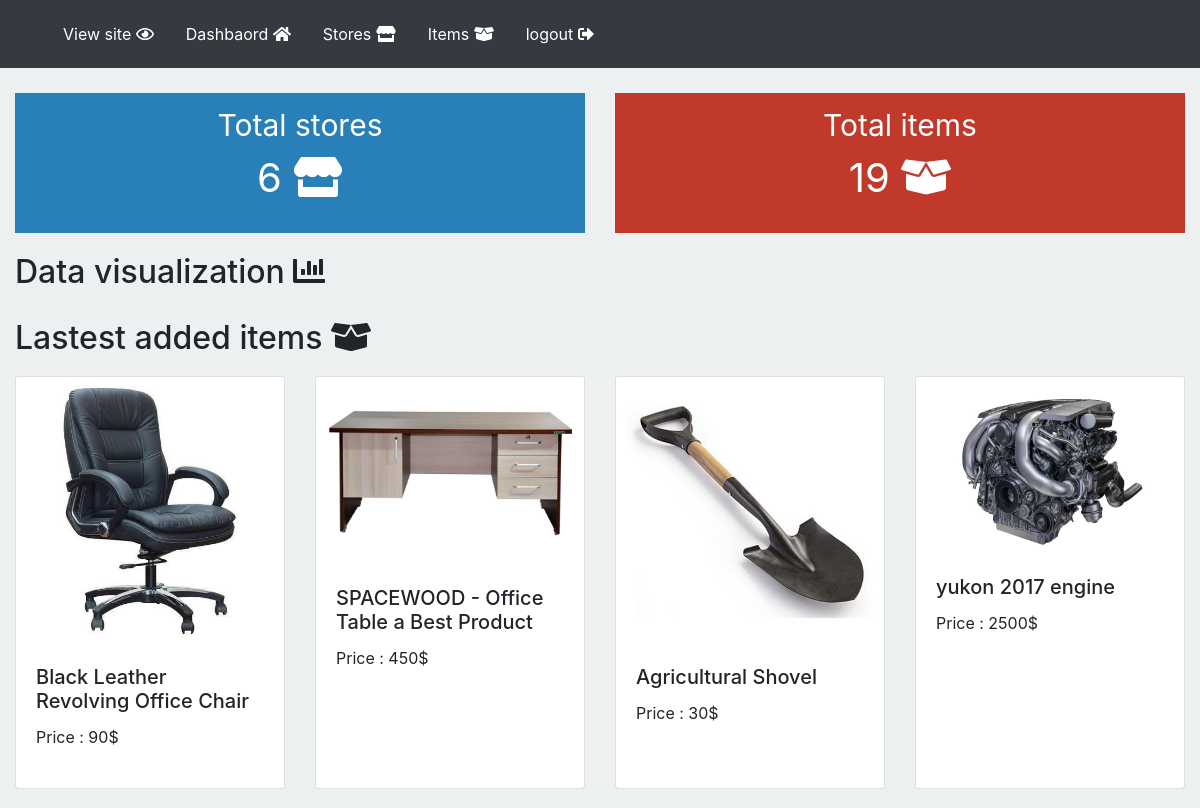
The app's page /Admin/dashboard.php (signed in) with its own data.
### tables this page shows
CREATE TABLE `item` (
  `ID` int(11) NOT NULL,
  `name` varchar(255) NOT NULL,
  `image` varchar(255) NOT NULL,
  `description` varchar(255) NOT NULL,
  `price` varchar(255) NOT NULL,
  `status` tinyint(11) NOT NULL DEFAULT 1,
  `store_ID` int(11) NOT NULL
);

### Admin/includes/functions/fun.php (called while the page is built, shortened)
<?php
function clacItems($item , $table){
    global $con;
    $stmt = $con->prepare(" SELECT $item FROM $table ");
$stmt->execute();
$count = $stmt->rowCount();
return $count;
}
?>

### Admin/dashboard.php (the view, shortened to what this page needs)
<?php
include 'connect.php';
include 'includes/functions/fun.php';
include 'includes/header.php';
include 'includes/navbar.php';
include 'classes/store.php';
?>
<link rel="stylesheet" type="text/css" href="layout/css/dashboard.css">
<div class="container-fluid stat">
    <div class="row">
        <div class="col-sm-6">
            <div class="stat-store">
                Total stores
                <br>
                <span>   <?php echo clacItems('ID' , 'store'); ?> <i class="fas fa-store"></i></span>
            </div>
        </div>
         <div class="col-sm-6">
             <div class="stat-item">
                Total items
                <br>
                <span><?php echo clacItems('ID' , 'item'); ?> <i class="fas fa-box-open"></i></span>
            </div>
        </div>
    </div>
</div>
<div class="container-fluid visualization">
      <h2>Data visualization <i class="fas fa-chart-bar"></i></h2>
</div>
<div class="container-fluid lastest">
     <h2>Lastest added items <i class="fas fa-box-open"></i></h2>
    <div class="row">
<?php
  $stmt = $con->prepare("SELECT * FROM `item` ORDER BY `ID` DESC LIMIT 4");
  $stmt->execute();
  $items = $stmt->fetchAll();
  foreach($items as $item){
    ?>
          <div class="col-lg-3 col-md-4 col-sm-6 col-xs-6">
        <div class="card" style="height: 98%; margin: 10px 0px 10px 0px;">
  <img class="card-img-top responsive" src="uploads/items/<?php echo $item['image'];  ?>" alt="Card image cap" >
  <div class="card-body">
    <h5 class="card-title"><?php echo $item['name'];  ?></h5>
    <label>Price : <?php echo $item['price'];  ?>$</label>
  </div>
</div>
           </div>
    <?php
  }
?>
     </div>
</div>
<?php
include 'includes/footer.php';
?>

### Admin/layout/css/dashboard.css (style rules this page uses)
body { background-color: #ecf0f1; }
.stat { margin: 10px 0px 20px 0px; }
.stat-store { margin-top: 15px; background-color: #2980b9; color: white; width: 100%; padding: 10px; min-height: 140px; text-align: center; font-size: 30px; }
.stat-store span { font-size: 40px; }
.stat-item { margin-top: 15px; background-color: #c0392b; color: white; width: 100%; padding: 10px; min-height: 140px; text-align: center; font-size: 30px; }
.stat-item span { font-size: 40px; }
.visualization { margin: 10px 0px 20px 0px; }
.lastest { margin: 10px 0px 20px 0px; }
.card { width: 100%; max-width: 360px; max-height: 450px; }

### records on screen
item: image (picture), name "Black Leather Revolving Office Chair", price "90"
item: image (picture), name "SPACEWOOD - Office Table a Best Product", price "450"
item: image (picture), name "Agricultural Shovel", price "30"
item: image (picture), name "yukon 2017 engine", price "2500"

### other values on screen
clacItems('ID' , 'store') "6"
clacItems('ID' , 'item') "19"
